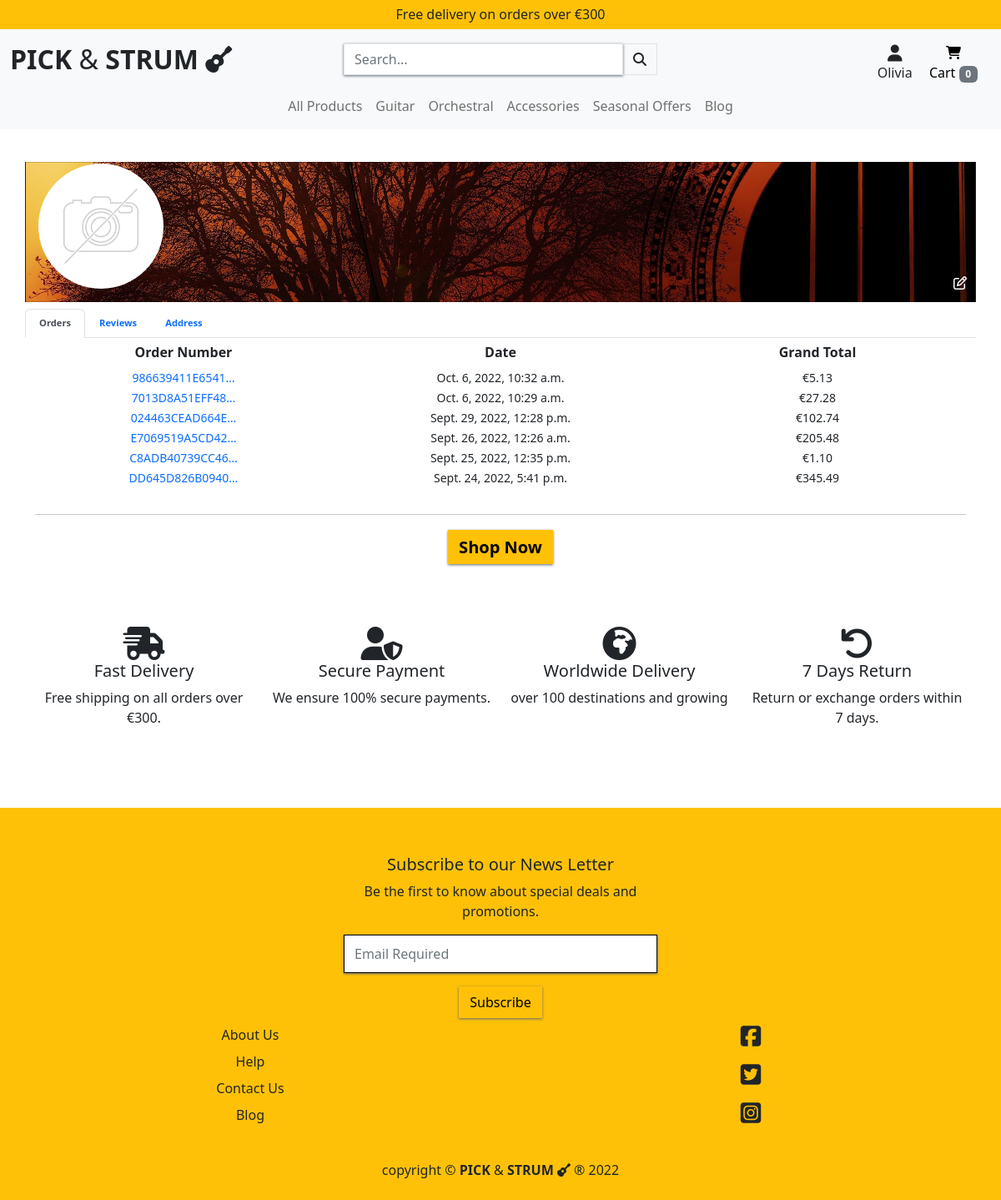
Before: /profile/ (signed in) with the older database file.
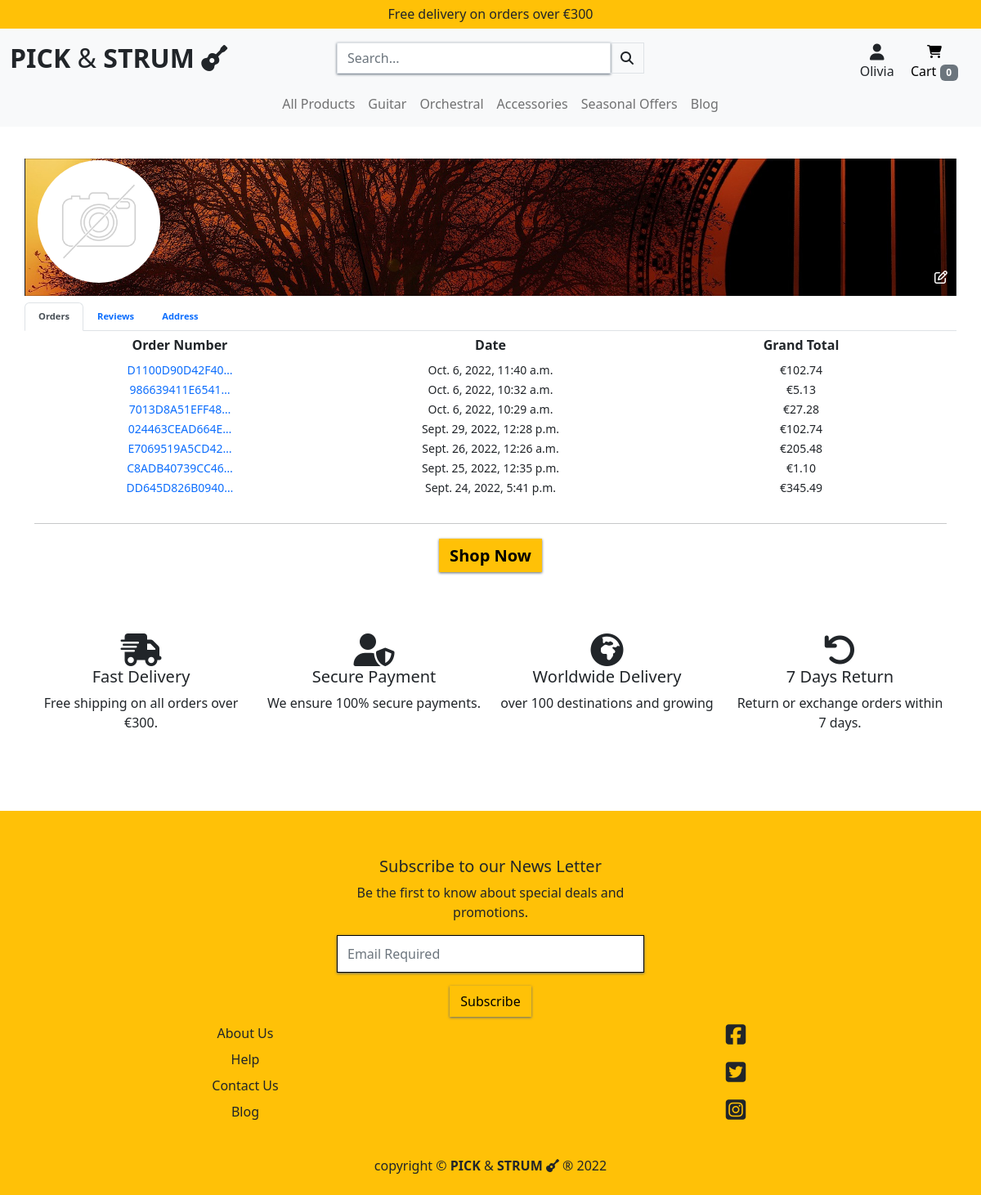
After: the same page with the newer database file.
### checkout/models.py (models this page shows, shortened)
class Order(models.Model):
    user_profile = models.ForeignKey(
        UserProfile, on_delete=models.SET_NULL,
        null=True, blank=True, related_name='orders'
        )
    full_name = models.CharField(max_length=50, null=False, blank=False)
    order_number = models.CharField(max_length=32, null=False, editable=False)
    email = models.EmailField(max_length=254, null=False, blank=False)
    phone_number = models.CharField(max_length=20, null=False, blank=False)
    date = models.DateTimeField(auto_now_add=True)
    street_address1 = models.CharField(max_length=80, null=False, blank=False)
    street_address2 = models.CharField(max_length=80, null=True, blank=True)
    town_or_city = models.CharField(max_length=40, null=False, blank=False)
    postcode = models.CharField(max_length=20, null=True, blank=True)
    county = models.CharField(max_length=80, null=True, blank=True)
    country = CountryField(blank_label='Country *', null=False, blank=False)
    delivery_cost = models.DecimalField(
        max_digits=6, decimal_places=2, null=False, default=0)
    order_total = models.DecimalField(
        max_digits=10, decimal_places=2, null=False, default=0)
    grand_total = models.DecimalField(
        max_digits=10, decimal_places=2, null=False, default=0)
    original_cart = models.TextField(null=False, blank=False, default='')
    stripe_pid = models.CharField(
        max_length=254, null=False, blank=False, default='')

### profiles/views.py (the view)
# urls.py: path('profile/', include('profiles.urls')),
@login_required
def profile(request):
    profile = get_object_or_404(UserProfile, user=request.user)
    reviews = Review.objects.filter(name=request.user)
    image_form = ProfileImageForm(
        request.POST or None,
        request.FILES or None,
        instance=profile
    )
    if image_form.is_valid():
        image_form.save()
        return redirect('profile')
    orders = profile.orders.all().order_by("-date")
    context = {
        'profile': profile,
        'orders': orders,
        'image_form': image_form,
        'reviews': reviews,
        'profile_page': True
    }
    return render(request, 'profiles/profile.html', context)

### profiles/forms.py
class ProfileImageForm(forms.ModelForm):
    COVER_PHOTO = (
        ('Cool', 'Cool'),
        ('Goth', 'Goth'),
        ('Serenity', 'Serenity'),
        ('Rock', 'Rock')
        )
    cover_photo = forms.CharField(
        widget=forms.RadioSelect(choices=COVER_PHOTO))
    class Meta:
        model = UserProfile
        fields = (
            'cover_photo',
            'image',
        )
    def __init__(self, *args, **kwargs):
        super().__init__(*args, **kwargs)
        for field in self.fields:
            self.fields[field].label = False
            self.fields[field].widget.attrs['class'] = 'form-styling'

### profiles/templates/profiles/profile.html (shortened to what this page needs)
{% extends "base.html" %}
{% load static %}
{% block extra_css %}
<link rel="stylesheet" href="{% static 'profiles/css/profile.css' %}">
{% endblock %}
{% block page_header %}
<div class="container header-backspace">
</div>
{% endblock %}
{% block content %}
<div class="container mt-4">
    <div class="row">
            {% if profile.cover_photo == 'Cool' %}
                <div class="card text-bg-dark mb-2 profile-header rounded-0 cool">
            {% elif profile.cover_photo == 'Goth' %}
                <div class="card text-bg-dark mb-2 profile-header rounded-0 goth">
            {% elif profile.cover_photo == 'Serenity' %}
                <div class="card text-bg-dark mb-2 profile-header rounded-0 serenity">
            {% else %}
                <div class="card text-bg-dark mb-2 profile-header rounded-0 rock">
            {% endif %}
                {% if profile.image %}
                <img class="profile-image" src="{{ profile.image.url }}" alt="profile image">
                {% else %}
                <img class="profile-image float-start" src="{{ MEDIA_URL }}noimage.png" alt="profile image not available">
                {% endif %}
            <a class="edit-icon" data-bs-toggle="collapse" href="#pic-edit" role="button" aria-expanded="false"
              aria-controls="edit profile pictures collapse button">
              <i class="far fa-edit text-white"></i>
            </a>
          </div>
      </div>
      <div class="row">
          <ul class="nav nav-tabs mb-2" id="myTab" role="tablist">
            <li class="nav-item" role="presentation">
              <button class="nav-link active text-resp" id="home-tab" data-bs-toggle="tab" data-bs-target="#home"
                type="button" role="tab" aria-controls="home" aria-selected="true">Orders</button>
            </li>
            <li class="nav-item" role="presentation">
              <button class="nav-link text-resp" id="profile-tab" data-bs-toggle="tab" data-bs-target="#profile"
                type="button" role="tab" aria-controls="profile" aria-selected="false">Reviews</button>
            </li>
            <li class="nav-item text-resp" role="presentation">
              <button class="nav-link" id="settings-tab" data-bs-toggle="tab" data-bs-target="#settings" type="button"
                role="tab" aria-controls="settings" aria-selected="false">Address</button>
            </li>
          </ul>
          <div class="tab-content">
            <div class="tab-pane active" id="home" role="tabpanel" aria-labelledby="home-tab" tabindex="0">
              {% if orders %}
              <div class="row d-none d-md-flex text-center">
                <div class="col-md-4"><h6><strong>Order Number</strong></h6></div>
                <div class="col-md-4"><h6><strong>Date</strong></h6></div>
                <div class="col-md-4"><h6><strong>Grand Total</strong></h6></div>
              </div>
              {% for order in orders %}
              <div class="row d-none d-md-flex text-center">
                <div class="col-md-4"><a class="text-decoration-none" href="{% url 'order_history' order.order_number %}" title="{{order.order_number}}">
                  <small>{{order.order_number|truncatechars:15}}</small></a>
                </div>
                <div class="col-md-4"><small>{{ order.date }}</small></div>
                <div class="col-md-4"><small>€{{ order.grand_total }}</small></div>
              </div>
              {% endfor %}
              {% else %}
              <div class="text-center mt-3">
                <h6>Your Order History is currently empty.</h6>
              </div>
              {% endif %}
            </div>
          </div>
        </div>
      </div>
      {% include 'includes/mood_choices.html' %}
      {% include 'includes/trust-stm.html' %}
      {% endblock %}

Changed rows visible on the page:
added Order: order_number "D1100D90D42F40…", date "Oct. 6, 2022, 11:40 a.m.", grand_total "102.74"
